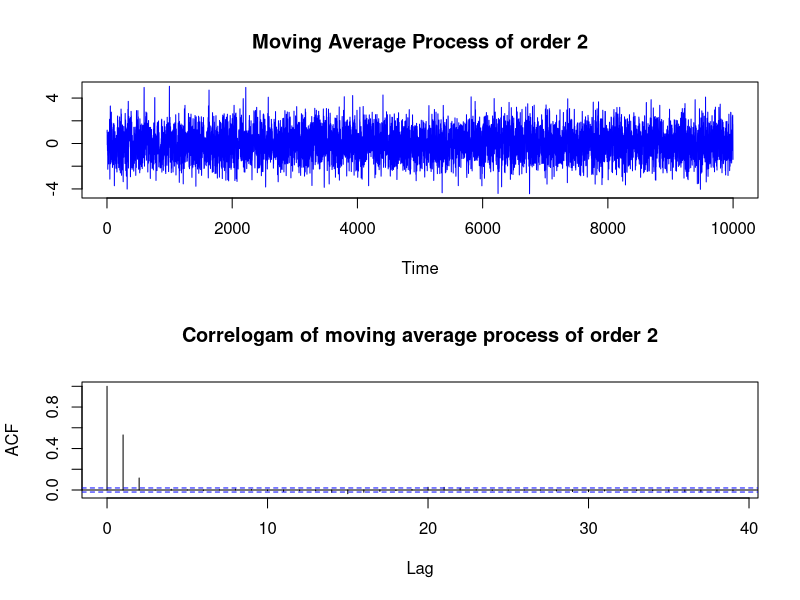

Source code (R):
# Generate a noise
noise = rnorm(10000)

ma_2 = NULL

for (i in 3:10000) {
  ma_2[i] = noise[i] + 0.7*noise[i-1] + 0.2*noise[i-2]
}

moving_avg_process = ma_2[3:10000]
moving_avg_process = ts(moving_avg_process)

# Partition output graphics as a multi frame of 2 rows and 1 column
par(mfrow=c(2,1))

# Plot the process and its ACF
plot(moving_avg_process, main = "Moving Average Process of order 2", col='blue', ylab = '')
acf(moving_avg_process, main = "Correlogam of moving average process of order 2")